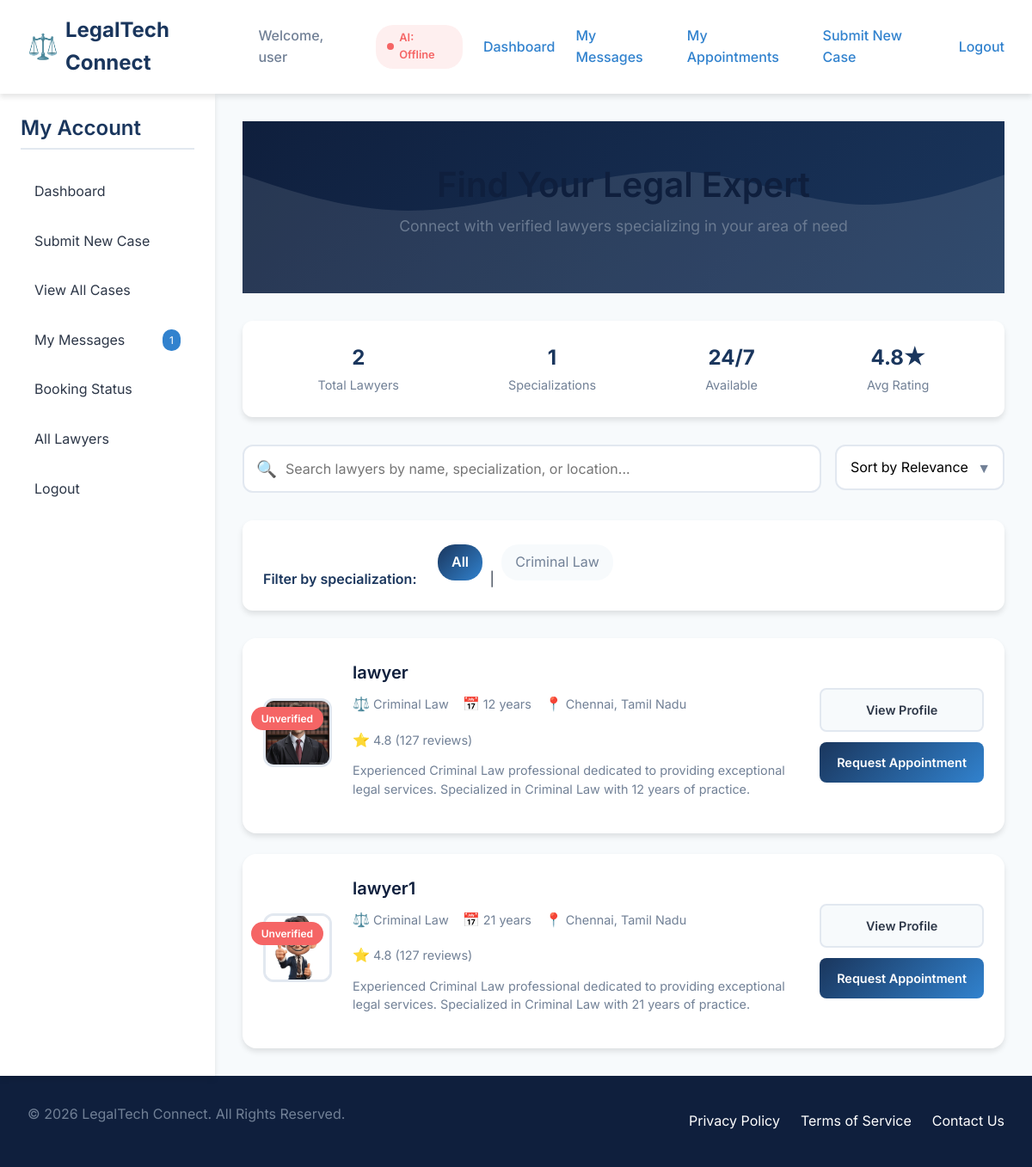
/client/lawyers (signed in), run on the app's committed database.
### models.py (models this page shows, shortened)
class User(UserMixin, db.Model):
    id = db.Column(db.Integer, primary_key=True)
    email = db.Column(db.String(150), unique=True, nullable=False)
    password_hash = db.Column(db.String(128), nullable=False)
    role = db.Column(db.String(50), nullable=False) # 'client', 'lawyer', 'admin'
    name = db.Column(db.String(150), nullable=True)
    bio = db.Column(db.Text, nullable=True)
    education = db.Column(db.String(200), nullable=True)
    created_at = db.Column(db.DateTime, default=lambda: datetime.now(timezone.utc))
    is_active = db.Column(db.Boolean, default=True, nullable=False) # For soft-deactivation by admin
    profile_pic = db.Column(db.String(200), nullable=True) # Filename for the profile picture
    specialization = db.Column(db.String(200), nullable=True)
    experience_years = db.Column(db.Integer, nullable=True)
    location = db.Column(db.String(150), nullable=True)
    phone_number = db.Column(db.String(50), nullable=True)
    address = db.Column(db.String(300), nullable=True)
    bar_number = db.Column(db.String(100), unique=True, nullable=True)
    is_verified = db.Column(db.Boolean, default=False)
    court_name = db.Column(db.String(200), nullable=True)
    judge_id_number = db.Column(db.String(100), unique=True, nullable=True)
    verification_document = db.Column(db.String(200), nullable=True)  # filename of uploaded verification doc
    cases_as_client = db.relationship('Case', foreign_keys='Case.client_id', backref='client', lazy=True)
    cases_as_client2 = db.relationship('Case', foreign_keys='Case.client2_id', backref='client2', lazy=True)
    cases_as_lawyer = db.relationship('Case', foreign_keys='Case.lawyer_id', backref='lawyer', lazy=True)
    cases_as_judge = db.relationship('Case', foreign_keys='Case.judge_id', backref='judge', lazy=True)
    reviews_received = db.relationship('Review', backref='lawyer', lazy=True)
    messages_sent = db.relationship('Message', foreign_keys='Message.sender_id', backref='sender', lazy=True)
    appointments = db.relationship('Appointment', backref='user', lazy=True)
    documents_uploaded = db.relationship('Document', backref='uploader', lazy=True)
    complaints_made = db.relationship('Complaint', foreign_keys='Complaint.complainant_id', backref='complainant', lazy=True)
    complaints_about = db.relationship('Complaint', foreign_keys='Complaint.about_user_id', backref='about_user', lazy=True)

### client.py (the view)
@client_bp.route('/lawyers')
@login_required
@client_required
def lawyers():
    try:
        spec = request.args.get('spec')
        q = User.query.filter_by(role='lawyer')
        if spec:
            q = q.filter(User.specialization == spec)
        lawyers = q.order_by(User.is_verified.desc(), User.name.asc()).all()
        specializations = db.session.query(User.specialization).filter(User.role=='lawyer').distinct().all()
        specializations = [s[0] for s in specializations if s[0]]
    except Exception:
        lawyers = []
        specializations = []
        spec = None
    return render_template('client/all_lawyers.html', lawyers=lawyers, specializations=specializations, spec_filter=spec)

### client.py (called while the page is built)
def client_required(f):
    from functools import wraps
    @wraps(f)
    def decorated_function(*args, **kwargs):
        if not current_user.is_authenticated or current_user.role != 'client':
            flash('Client access required.')
            return redirect(url_for('index'))
        return f(*args, **kwargs)
    return decorated_function

### templates/client/all_lawyers.html (shortened to what this page needs)
{% extends 'base.html' %}
{% block content %}
<div class="page-header">
    <div class="page-header-content">
        <h1>Find Your Legal Expert</h1>
        <p>Connect with verified lawyers specializing in your area of need</p>
    </div>
</div>
<div class="stats-bar">
    <div class="stat-item">
        <span class="stat-value">{{ lawyers|length if lawyers else 0 }}</span>
        <span class="stat-label">Total Lawyers</span>
    </div>
    <div class="stat-item">
        <span class="stat-value">{{ specializations|length if specializations else 0 }}</span>
        <span class="stat-label">Specializations</span>
    </div>
    <div class="stat-item">
        <span class="stat-value">24/7</span>
        <span class="stat-label">Available</span>
    </div>
    <div class="stat-item">
        <span class="stat-value">4.8★</span>
        <span class="stat-label">Avg Rating</span>
    </div>
</div>
<div class="search-filter-bar">
    <div class="search-box">
        <input type="text" placeholder="Search lawyers by name, specialization, or location..." id="searchInput">
    </div>
    <div class="sort-dropdown">
        <select id="sortSelect">
            <option value="relevance">Sort by Relevance</option>
        </select>
    </div>
</div>
{% if specializations and specializations|length > 0 %}
<div class="spec-filter">
    <strong>Filter by specialization:</strong>
    <a href="{{ url_for('client.lawyers') }}" class="active">All</a>
    {% for spec in specializations %}
        | <a href="{{ url_for('client.lawyers') }}?spec={{ spec }}">{{ spec }}</a>
    {% endfor %}
</div>
{% endif %}
{% if lawyers and lawyers|length > 0 %}
<ul class="lawyer-list">
    {% for lawyer in lawyers %}
    <li class="lawyer-item">
        <div class="lawyer-content">
            <div class="lawyer-avatar">
                <img src="{{ ('/' + lawyer.profile_pic) if lawyer.profile_pic else url_for('static', filename='images/default_avatar.svg') }}" alt="{{ lawyer.name or lawyer.email }}">
                {% if lawyer.is_verified %}
                    <div class="verification-badge">✓</div>
                {% else %}
                    <div class="unverified-badge">Unverified</div>
                {% endif %}
            </div>
            <div class="lawyer-info">
                <a href="{{ url_for('client.public_lawyer_profile', lawyer_id=lawyer.id) }}" class="lawyer-name">{{ lawyer.name or lawyer.email }}</a>
                <div class="lawyer-meta">
                    <span class="meta-item specialization">{{ lawyer.specialization or 'General Practice' }}</span>
                    <span class="meta-item experience">{{ lawyer.experience_years or 0 }} years</span>
                    <span class="meta-item location">{{ lawyer.location or 'Location not set' }}</span>
                    <span class="meta-item rating">4.8 (127 reviews)</span>
                </div>
                <p class="lawyer-bio">
                    Experienced {{ lawyer.specialization or 'legal' }} professional dedicated to providing exceptional legal services.
                    Specialized in {{ lawyer.specialization or 'various areas' }} with {{ lawyer.experience_years or 0 }} years of practice.
                </p>
            </div>
            <div class="lawyer-actions">
                <a href="{{ url_for('client.public_lawyer_profile', lawyer_id=lawyer.id) }}" class="btn btn-secondary">View Profile</a>
                <a href="{{ url_for('client.request_appt_from_profile', lawyer_id=lawyer.id) }}" class="btn btn-primary">Request Appointment</a>
            </div>
        </div>
    </li>
    {% endfor %}
</ul>
{% endif %}
{% endblock %}

### templates/base.html (shortened to what this page needs)
<!DOCTYPE html>
<html lang="en">
<head>
</head>
<body>
<nav class="navbar">
    <div class="nav-brand">
        <a href="{{ url_for('index') }}">LegalTech Connect</a>
    </div>
    <div class="nav-links">
        {% if current_user.is_authenticated %}
            <span class="nav-welcome">Welcome, {{ current_user.name or current_user.email }}</span>
            <span class="ai-status {% if ai_available %}ai-online{% else %}ai-offline{% endif %}" title="AI availability">AI: {% if ai_available %}Online{% else %}Offline{% endif %}</span>
            {% if current_user.role == 'client' %}
                <a href="{{ url_for('client.dashboard') }}">Dashboard</a>
                <a href="{{ url_for('client.messages') }}">My Messages</a>
                <a href="{{ url_for('client.appointments') }}">My Appointments</a>
                <a href="{{ url_for('client.submit_case') }}">Submit New Case</a>
            {% elif current_user.role == 'lawyer' %}
                <a href="{{ url_for('lawyer.dashboard') }}">Dashboard</a>
                <a href="{{ url_for('lawyer.edit_profile') }}">Profile</a>
                <a href="{{ url_for('lawyer.history') }}">Case History</a>
                <a href="{{ url_for('lawyer.case_requests') }}">Case Requests</a>
            {% elif current_user.role == 'admin' %}
                <a href="{{ url_for('admin.dashboard') }}">Admin Panel</a>
                <a href="{{ url_for('admin.rate_limits') }}">Rate Limits</a>
                <a href="{{ url_for('admin.verify_lawyers') }}">Verify Lawyers</a>
                <a href="{{ url_for('admin.manage_users') }}">Manage Users</a>
            {% endif %}
            <a href="{{ url_for('auth.logout') }}">Logout</a>
        {% else %}
            <a href="{{ url_for('auth.login') }}">Login</a>
            <a href="{{ url_for('auth.register') }}" class="button-primary">Get Started</a>
        {% endif %}
    </div>
</nav>
<div class="page-container">
    {% if current_user.is_authenticated %}
        {% if current_user.role == 'client' %}
        <aside class="sidebar">
            <h3>My Account</h3>
            <ul>
                <li><a href="{{ url_for('client.dashboard') }}">Dashboard</a></li>
                <li><a href="{{ url_for('client.submit_case') }}">Submit New Case</a></li>
                <li><a href="{{ url_for('client.view_all_cases') }}">View All Cases</a></li>
                <li><a href="{{ url_for('client.messages') }}">My Messages {% if sidebar_counts.unread_messages %}<span class="count-badge">{{ sidebar_counts.unread_messages }}</span>{% endif %}</a></li>
                <li><a href="{{ url_for('client.appointments') }}">Booking Status {% if sidebar_counts.upcoming_appointments %}<span class="count-badge">{{ sidebar_counts.upcoming_appointments }}</span>{% endif %}</a></li>
                <li><a href="{{ url_for('client.lawyers') }}">All Lawyers</a></li>
                <li><a href="{{ url_for('auth.logout') }}">Logout</a></li>
            </ul>
        </aside>
        {% endif %}
    {% endif %}
    <main class="main-content">
        {% block content %}{% endblock %}
    </main>
</div>
<footer class="footer">
    <div class="container">
        <p>&copy; {{ now.year }} LegalTech Connect. All Rights Reserved.</p>
        <div class="footer-links">
            <a href="#">Privacy Policy</a>
            <a href="#">Terms of Service</a>
            <a href="#">Contact Us</a>
        </div>
    </div>
</footer>
</body>
</html>

### templates/base.html (style rules this page uses)
:root { --primary-color: #1a365d; --primary-light: #2c5282; --primary-dark: #0f1f3d; --secondary-color: #3182ce; --accent-color: #4299e1; --accent-light: #90cdf4; --success-color: #48bb78; --warning-color: #ed8936; --danger-color: #f56565; --light-bg: #f7fafc; --white: #ffffff; --text-primary: #2d3748; --text-secondary: #718096; --border-color: #e2e8f0; --shadow-sm: 0 1px 3px rgba(0, 0, 0, 0.12), 0 1px 2px rgba(0, 0, 0, 0.24); --shadow-md: 0 4px 6px rgba(0, 0, 0, 0.1); --shadow-lg: 0 10px 20px rgba(0, 0, 0, 0.15); --shadow-xl: 0 14px 28px rgba(0, 0, 0, 0.25), 0 10px 10px rgba(0, 0, 0, 0.22); --transition: all 0.3s cubic-bezier(0.25, 0.8, 0.25, 1); }
* { margin: 0; padding: 0; box-sizing: border-box; }
body { font-family: 'Inter', sans-serif; color: var(--text-primary); background-color: var(--light-bg); line-height: 1.6; overflow-x: hidden; }
h1, h2, h3, h4, h5, h6 { font-weight: 600; line-height: 1.3; margin-bottom: 0.8rem; }
h1 { font-size: 2.5rem; color: var(--primary-dark); animation: fadeInUp 0.6s ease-out; }
h3 { font-size: 1.5rem; color: var(--primary-color); }
p { margin-bottom: 1rem; color: var(--text-secondary); }
a { color: var(--secondary-color); text-decoration: none; transition: var(--transition); }
.navbar { display: flex; justify-content: space-between; align-items: center; padding: 1rem 2rem; background-color: var(--white); box-shadow: var(--shadow-md); position: sticky; top: 0; z-index: 1000; animation: slideDown 0.5s ease-out; }
.nav-brand a { font-size: 1.5rem; font-weight: 700; color: var(--primary-color); display: flex; align-items: center; }
.nav-brand a::before { content: "⚖️"; margin-right: 0.5rem; font-size: 1.8rem; animation: pulse 2s infinite; }
.nav-links { display: flex; align-items: center; gap: 1.5rem; }
.nav-links a { position: relative; font-weight: 500; padding: 0.5rem 0; transition: var(--transition); }
.nav-links a::after { content: ''; position: absolute; bottom: 0; left: 0; width: 0; height: 2px; background-color: var(--accent-color); transition: width 0.3s ease; }
.nav-welcome { color: var(--text-secondary); font-weight: 500; }
.ai-status { display: inline-flex; align-items: center; padding: 0.3rem 0.8rem; border-radius: 20px; font-size: 0.8rem; font-weight: 600; transition: var(--transition); }
.ai-status::before { content: ''; width: 8px; height: 8px; border-radius: 50%; margin-right: 0.4rem; animation: pulse 2s infinite; }
.ai-offline { background-color: rgba(245, 101, 101, 0.1); color: var(--danger-color); }
.ai-offline::before { background-color: var(--danger-color); }
.page-container { display: flex; min-height: calc(100vh - 140px); }
.sidebar { width: 250px; background-color: var(--white); box-shadow: var(--shadow-md); padding: 1.5rem; transition: var(--transition); animation: slideRight 0.6s ease-out; }
.sidebar h3 { color: var(--primary-color); margin-bottom: 1.5rem; padding-bottom: 0.5rem; border-bottom: 2px solid var(--border-color); }
.sidebar ul { list-style: none; }
.sidebar li { margin-bottom: 0.5rem; }
.sidebar a { display: flex; align-items: center; padding: 0.75rem 1rem; border-radius: 0.5rem; color: var(--text-primary); transition: var(--transition); position: relative; overflow: hidden; }
.sidebar a::before { content: ''; position: absolute; left: 0; top: 0; height: 100%; width: 4px; background-color: var(--secondary-color); transform: translateX(-100%); transition: transform 0.3s ease; }
.count-badge { margin-left: auto; background-color: var(--secondary-color); color: var(--white); font-size: 0.75rem; padding: 0.2rem 0.5rem; border-radius: 10px; min-width: 20px; text-align: center; animation: pulse 2s infinite; }
.main-content { flex: 1; padding: 2rem; animation: fadeIn 0.8s ease-out; }
.footer { background-color: var(--primary-dark); color: var(--white); padding: 2rem 0; margin-top: auto; }
.footer .container { display: flex; justify-content: space-between; align-items: center; max-width: 1200px; margin: 0 auto; padding: 0 2rem; }
.footer-links { display: flex; gap: 1.5rem; }
.footer-links a { color: var(--white); transition: var(--transition); }
input, textarea, select { width: 100%; padding: 0.75rem; border: 1px solid var(--border-color); border-radius: 0.5rem; font-family: inherit; font-size: 1rem; transition: var(--transition); }

### data on the page
User: name "user"
User: profile_pic (picture), is_verified "Unverified", name "lawyer", specialization "Criminal Law", experience_years "12", location "Chennai, Tamil Nadu"
User: profile_pic (picture), is_verified "Unverified", name "lawyer1", specialization "Criminal Law", experience_years "21", location "Chennai, Tamil Nadu"

### other printed values
{{ sidebar_counts.unread_messages }} "1"
{{ lawyers|length if lawyers else 0 }} "2"
{{ specializations|length if specializations else 0 }} "1"
{{ spec }} "Criminal Law"
